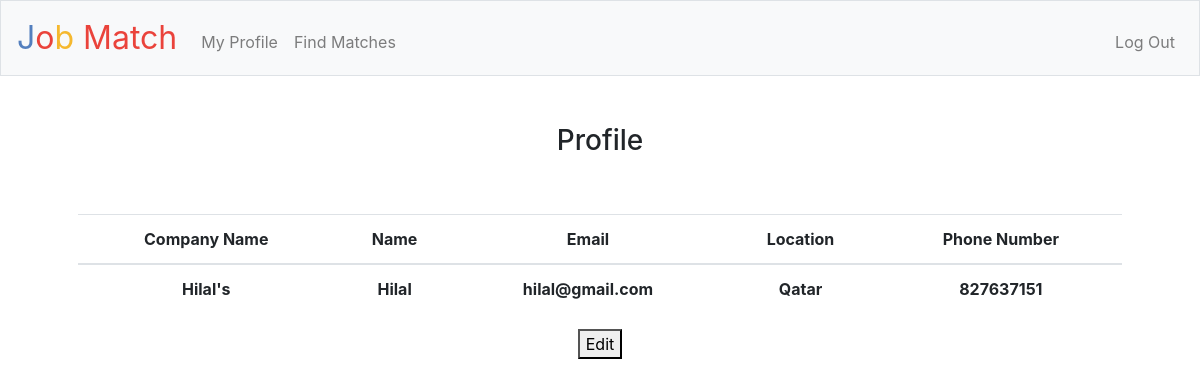
/profile (signed in), run on the app's committed database.
### tables this page shows
CREATE TABLE employers (id INTEGER, userid INTEGER NOT NULL, company TEXT NOT NULL, name TEXT, email TEXT, location TEXT, phone TEXT, PRIMARY KEY(id));

### application.py (the view)
@app.route("/profile", methods=["GET", "POST"])
@login_required
def profile():
    Type = db.execute("SELECT type FROM users WHERE id = ?", session["user_id"])[0]["type"]
    if Type == 'employer':
        info = db.execute("SELECT * FROM employers WHERE userid = ?", session["user_id"])
        return render_template("employerprofile.html", info=info[0])
    else:
        info = db.execute("SELECT * FROM employees WHERE userid = ?", session["user_id"])
        return render_template("employeeprofile.html", info=info[0])
    return apology("TODO")

### application.py (called while the page is built)
@app.after_request
def after_request(response):
    response.headers["Cache-Control"] = "no-cache, no-store, must-revalidate"
    response.headers["Expires"] = 0
    response.headers["Pragma"] = "no-cache"
    return response

### helpers.py (called while the page is built)
def login_required(f):
    @wraps(f)
    def decorated_function(*args, **kwargs):
        if session.get("user_id") is None:
            return redirect("/login")
        return f(*args, **kwargs)
    return decorated_function

### templates/employerprofile.html (shortened to what this page needs)
{% extends "layout.html" %}
{% block main %}
 <h3>Profile</h3>
 <br><br>
 <table class="table">
        <thead>
            <tr>
                <th class="text-start">Company Name</th>
                <th class="text-end">Name</th>
                <th class="text-end">Email</th>
                <th class="text-end">Location</th>
                <th class="text-end">Phone Number</th>
            </tr>
        </thead>
        <tbody>
            <tr>
                <th class="text-start">{{ info["company"] }}</th>
                <th class="text-end">{{ info["name"] }}</th>
                <th class="text-end">{{ info["email"] }}</th>
                <th class="text-end">{{ info["location"] }}</th>
                <th class="text-end">{{ info["phone"] }}</th>
            </tr>
        </tbody>
 </table>
<form action="/edit" method="get">
    <button type="submit">Edit</button>
</form>
{% endblock %}

### static/styles.css (style rules this page uses)
*, *::after, *::before { box-sizing: border-box; }

### data on the page
employers: company "Hilal's", name "Hilal", email "hilal@gmail.com", location "Qatar", phone "827637151"
